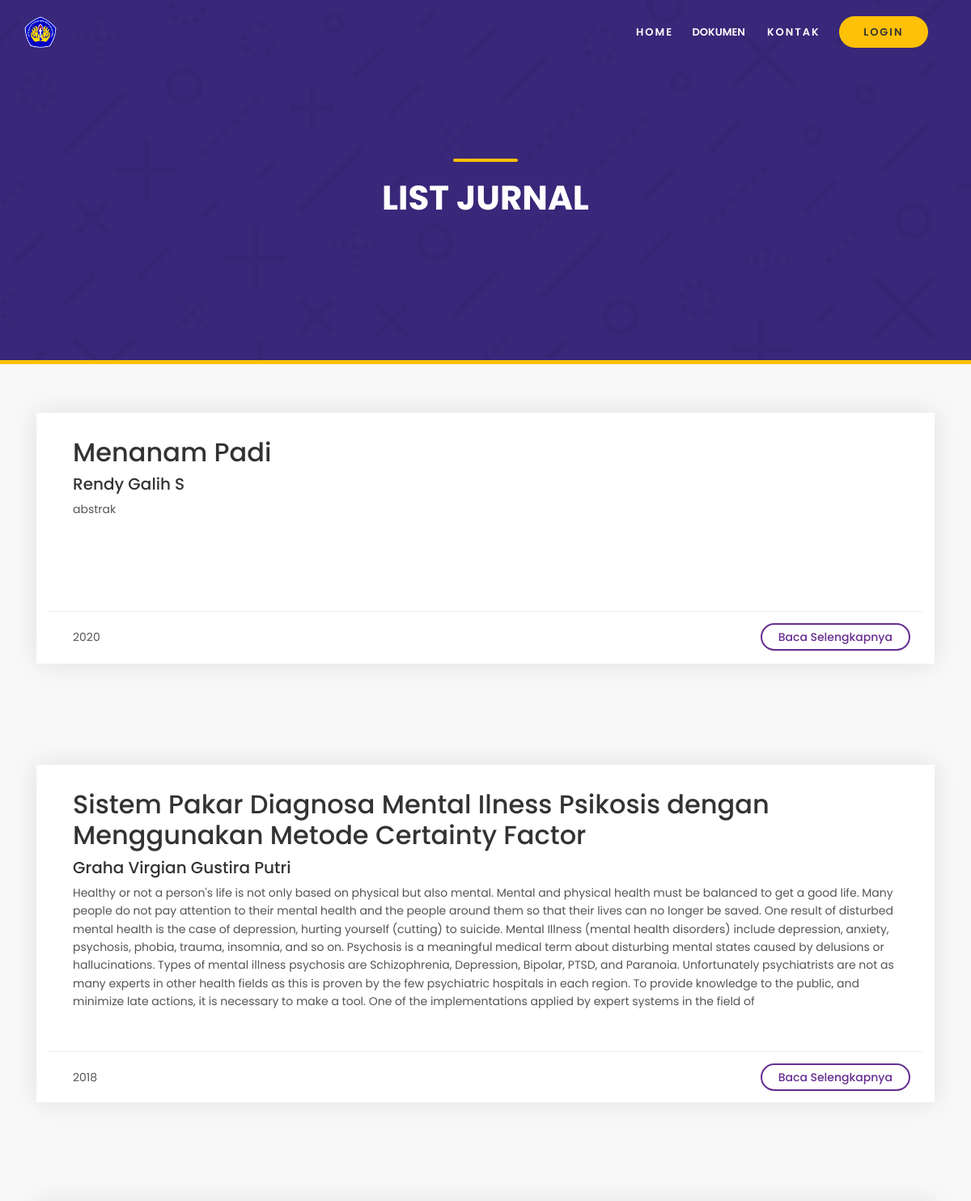
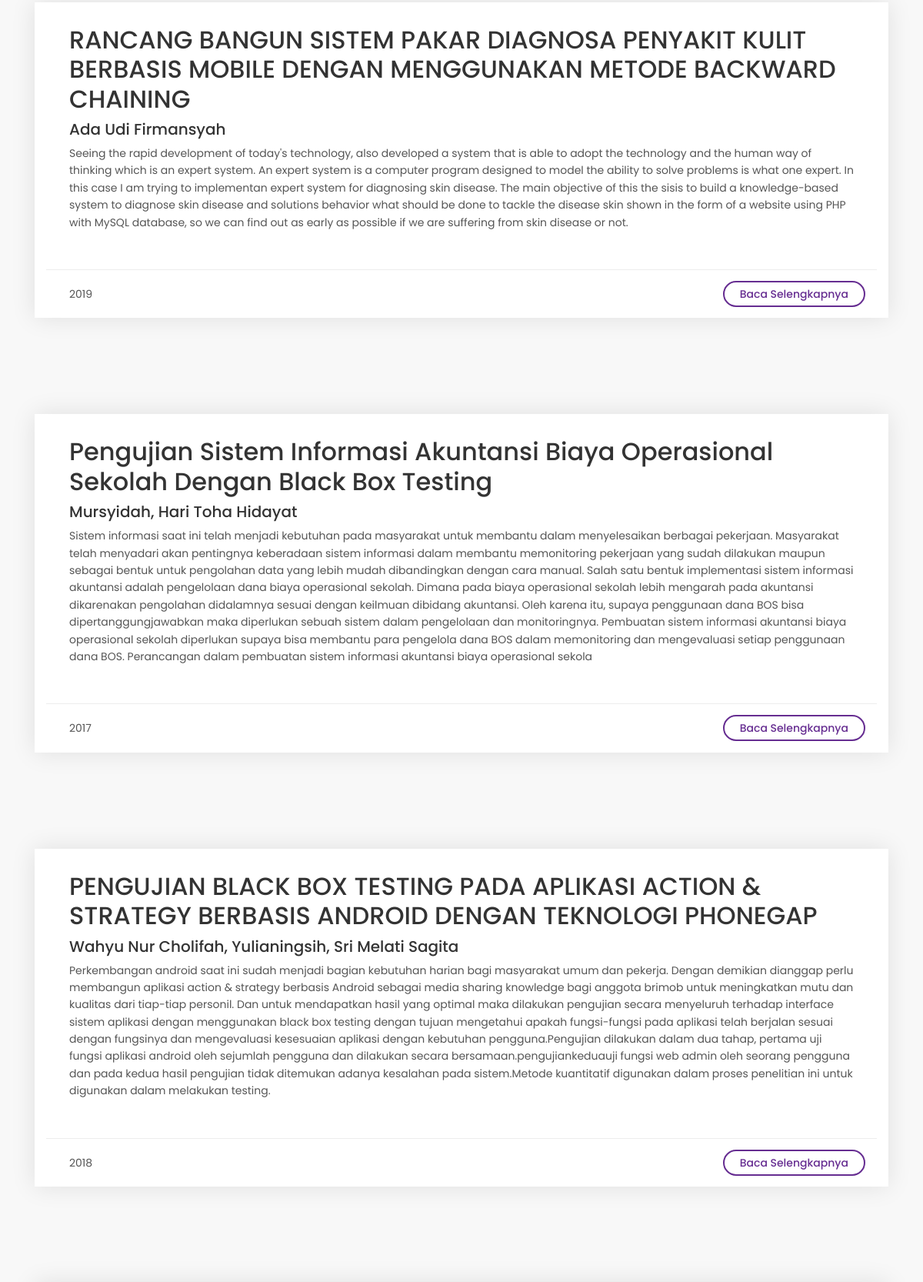
Page /index.php/home/jurnal (upper part) on the committed database (2 pictures, top to bottom).
### tables this page shows
CREATE TABLE `jurnal` (
  `id_jurnal` int(11) NOT NULL,
  `judul` varchar(300) NOT NULL,
  `penulis` varchar(300) NOT NULL,
  `abstrak` varchar(1000) NOT NULL,
  `email` varchar(200) NOT NULL,
  `tahun` int(4) NOT NULL,
  `issn` varchar(255) NOT NULL,
  `isbn` varchar(255) NOT NULL,
  `pdf_jurnal` varchar(255) NOT NULL
);

### application/controllers/Home.php (called while the page is built, shortened)
<?php
class Home extends CI_Controller {
	public function __construct()
	{
		$this->load->database();
		$this->load->library(['ion_auth', 'form_validation']);
		$this->load->helper(['url', 'language']);
		$this->load->model(['umum_model','anggota_model', 'jurnal_model']);
	}
	public function jurnal()
	{
		$data['jurnal'] = $this->jurnal_model->getAll();
		$this->load->view('jurnal/jurnal', $data);
	}
}

### index.php (called while the page is built, shortened)
<?php
require_once BASEPATH.'core/CodeIgniter.php';

### application/models/jurnal_model.php (called while the page is built, shortened)
<?php defined('BASEPATH') OR exit('No direct script access allowed');
class jurnal_model extends CI_Model
{
    private $_table = "jurnal";
    public function getAll()
    {
        return $this->db->get($this->_table)->result();
    }
}

### application/views/jurnal/jurnal.php (the view, shortened to what this page needs)
<!DOCTYPE html>
<html lang="en">
<head>
	<?php
		$this->load->view('include/head');
	?>
</head>
<body>
	<header class="header fadeInDown">
		<?php
			if(!$this->ion_auth->logged_in())
			{
				$this->load->view('include/header');
			}
			else
			{
				$this->load->view('user/include/header');
			}
        ?>
	</header>
	<main>
		<section id="hero_in" class="cart_section">
			<div class="wrapper">
				<div class="container">
					<h1 class="fadeInUp"><span></span>List Jurnal</h1>
				</div>
			</div>
		</section>
		<?php foreach ($jurnal as $j): ?>
		<div class="container margin_60_35">
			<div class="box_list wow">
					<div class="col-lg-12">
						<div class="wrapper">
							<h2><?=$j->judul?></h2>
							<h5><?=$j->penulis?></h5>
							<p><?=$j->abstrak?></p>
						</div>
						<ul>
							<li><?= $j->tahun ?></li>
							<li><a href="<?=site_url('home/detail_jurnal/'.$j->id_jurnal)?>">Baca Selengkapnya</a></li>
						</ul>
					</div>
				</div>
		</div>
		<?php endforeach;?>
	</main>
</body>
</html>

### application/views/include/head.php (shortened to what this page needs)
   <link href="<?=base_url("assets/css/bootstrap.min.css")?>" rel="stylesheet">
   <link href="<?=base_url("assets/css/style.css")?>" rel="stylesheet">
<link href="<?=base_url("assets/css/vendors.css")?>" rel="stylesheet">
<link href="<?=base_url("assets/css/icon_fonts/css/all_icons.min.css")?>" rel="stylesheet">
<link href="<?=base_url("assets/css/skins/square/grey.css")?>" rel="stylesheet">
   <link href="<?=base_url("assets/css/wizard.css")?>" rel="stylesheet">
   <link href="<?=base_url("assets/css/custom.css")?>" rel="stylesheet">

### application/views/include/header.php (shortened to what this page needs)
<div id="logo">
	<a href="<?=base_url('home')?>"><img src="<?=base_url("assets/img/logo.png")?>" width="40" height="40" data-retina="true" alt=""></a>
</div>
		<ul id="top_menu">
			<li><a href="<?=base_url('home')?>" >Home</a></li>
			<div class="hamburger hamburger--spin" >
						<font color='white'><strong>DOKUMEN</strong></font>
			</div>
            <li><a href="<?=base_url('home/kontak')?>" >Kontak</a></li>
			<li class="hidden_tablet"><a href="<?=base_url('auth/login')?>" class="btn_1 rounded">Login</a></li>
		</ul>

### rows in the picture
jurnal: judul "Menanam Padi", penulis "Rendy Galih S", abstrak "abstrak", tahun "2020"
jurnal: judul "Sistem Pakar Diagnosa Mental Ilness Psikosis dengan Menggunakan Metode Certainty Factor", penulis "Graha Virgian Gustira Putri", abstrak "Healthy or not a person's life is not only based on physical but also mental. Mental and physical health must be balanced to get a good life. Many people do not pay attention to their mental health and the people around them so that their lives can no longer be saved. One result of disturbed mental health is the case of depression, hurting yourself (cutting) to suicide. Mental Illness (mental health disorders) include depression, anxiety, psychosis, phobia, trauma, insomnia, and so on. Psychosis is a meaningful medical term about disturbing mental states caused by delusions or hallucinations. Types of mental illness psychosis are Schizophrenia, Depression, Bipolar, PTSD, and Paranoia.…", tahun "2018"
jurnal: judul "RANCANG BANGUN SISTEM PAKAR DIAGNOSA PENYAKIT KULIT BERBASIS MOBILE DENGAN MENGGUNAKAN METODE BACKWARD CHAINING", penulis "Ada Udi Firmansyah", abstrak "Seeing the rapid development of today's technology, also developed a system that is able to adopt the technology and the human way of thinking which is an expert system. An expert system is a computer program designed to model the ability to solve problems is what one expert. In this case I am trying to implementan expert system for diagnosing skin disease. The main objective of this the sisis to build a knowledge-based system to diagnose skin disease and solutions behavior what should be done to tackle the disease skin shown in the form of a website using PHP with MySQL database, so we can find out as early as possible if we are suffering from skin disease or not.", tahun "2019"
jurnal: judul "Pengujian Sistem Informasi Akuntansi Biaya Operasional Sekolah Dengan Black Box Testing", penulis "Mursyidah, Hari Toha Hidayat", abstrak "Sistem informasi saat ini telah menjadi kebutuhan pada masyarakat untuk membantu dalam menyelesaikan berbagai pekerjaan. Masyarakat telah menyadari akan pentingnya keberadaan sistem informasi dalam membantu memonitoring pekerjaan yang sudah dilakukan maupun sebagai bentuk untuk pengolahan data yang lebih mudah dibandingkan dengan cara manual. Salah satu bentuk implementasi sistem informasi akuntansi adalah pengelolaan dana biaya operasional sekolah. Dimana pada biaya operasional sekolah lebih mengarah pada akuntansi dikarenakan pengolahan didalamnya sesuai dengan keilmuan dibidang akuntansi. Oleh karena itu, supaya penggunaan dana BOS bisa dipertanggungjawabkan maka diperlukan sebuah sistem…", tahun "2017"
jurnal: judul "PENGUJIAN BLACK BOX TESTING PADA APLIKASI ACTION & STRATEGY BERBASIS ANDROID DENGAN TEKNOLOGI PHONEGAP", penulis "Wahyu Nur Cholifah, Yulianingsih, Sri Melati Sagita", abstrak "Perkembangan android saat ini sudah menjadi bagian kebutuhan harian bagi masyarakat umum dan pekerja. Dengan demikian dianggap perlu membangun aplikasi action & strategy berbasis Android sebagai media sharing knowledge bagi anggota brimob untuk meningkatkan mutu dan kualitas dari tiap-tiap personil. Dan untuk mendapatkan hasil yang optimal maka dilakukan pengujian secara menyeluruh terhadap interface sistem aplikasi dengan menggunakan black box testing dengan tujuan mengetahui apakah fungsi-fungsi pada aplikasi telah berjalan sesuai dengan fungsinya dan mengevaluasi kesesuaian aplikasi dengan kebutuhan pengguna.Pengujian dilakukan dalam dua tahap, pertama uji fungsi aplikasi android oleh…", tahun "2018"
